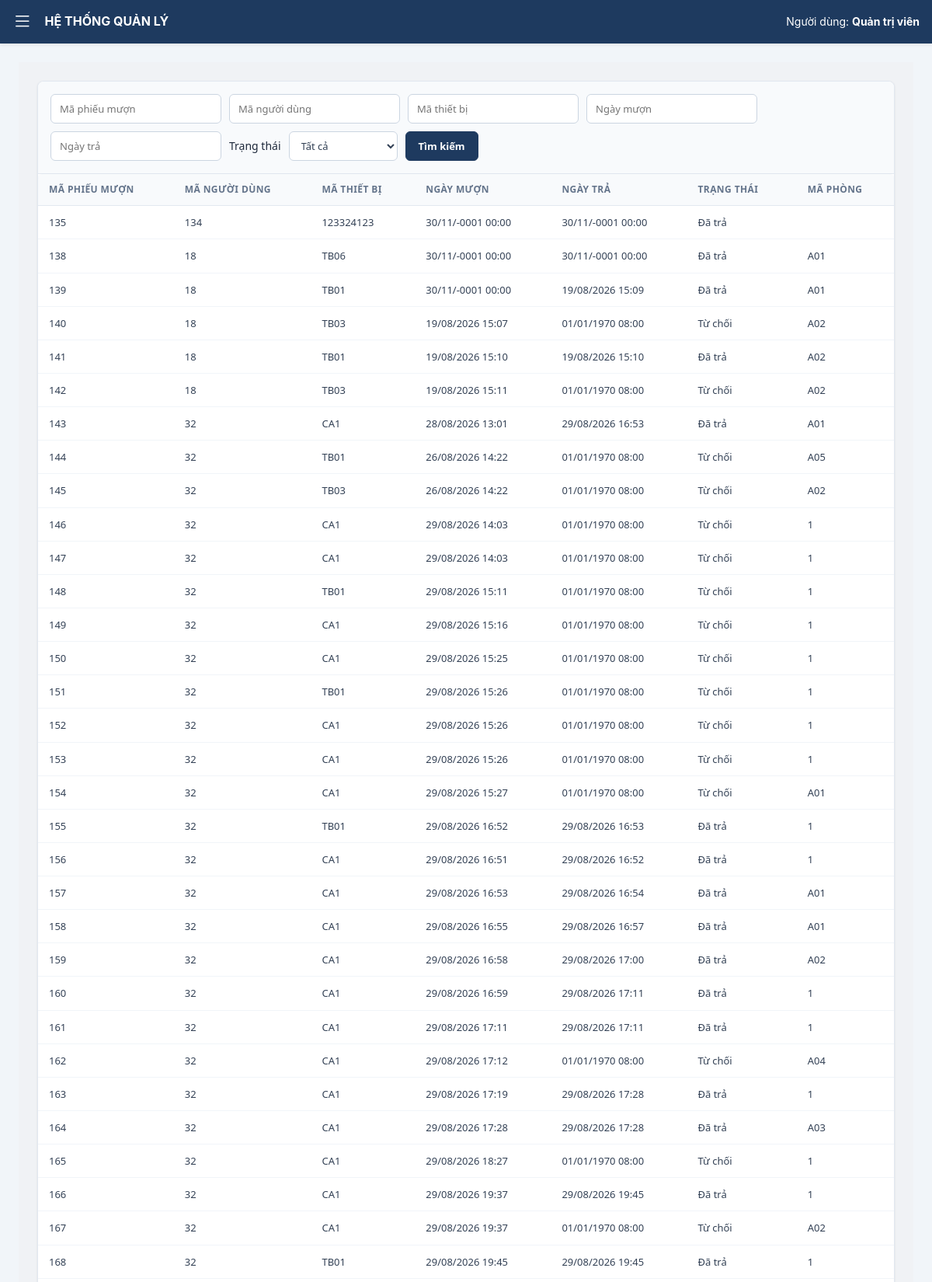
Page /admin.php?tab=lichsuduyet (signed in, upper part) on the committed database.
### tables this page shows
CREATE TABLE `phieu_muon` (
  `MaPhieuMuon` int(11) NOT NULL,
  `MaNguoiDung` int(11) NOT NULL,
  `MaThietBi` varchar(20) NOT NULL,
  `TenThietBi` varchar(200) NOT NULL,
  `MaPhong` varchar(50) NOT NULL,
  `SoLuong` int(11) NOT NULL,
  `NgayMuon` datetime NOT NULL,
  `NgayTra` datetime DEFAULT NULL,
  `TrangThai` varchar(50) NOT NULL
);

### lichsuduyet.php (the view, shortened to what this page needs)
<div class="admin-page-content">
    <div>
        <div>
            <input type="text" id="tk1" placeholder="Mã phiếu mượn">
            <input type="text" id="tk2" placeholder="Mã người dùng">
            <input type="text" id="tk3" placeholder="Mã thiết bị">
            <input type="text" id="tk4" placeholder="Ngày mượn">
            <input type="text" id="tk5" placeholder="Ngày trả">
            Trạng thái
            <select id="tk6">
                <option value="">Tất cả</option>
            </select>
            <button class="button-timkiem">Tìm kiếm</button>
        </div>
        <table>
            <thead>
                <tr>
                    <th>Mã phiếu mượn</th>
                    <th>Mã người dùng</th>
                    <th>Mã thiết bị</th>
                    <th>Ngày mượn</th>
                    <th>Ngày trả</th>
                    <th>Trạng thái</th>
                    <th>Mã phòng</th>
                </tr>
            </thead>
            <tbody id="table-content">
                <?php
                    $phieu_muon = mysqli_query($conn, "SELECT * FROM phieu_muon");
                    while ($pm = mysqli_fetch_assoc($phieu_muon)) {
                        $ngayMuon = date("d/m/Y H:i", strtotime($pm['NgayMuon']));
                        $ngayTra  = date("d/m/Y H:i", strtotime($pm['NgayTra']));
                        echo "
                            <tr id='{$pm['MaPhieuMuon']}'>
                                <td>{$pm['MaPhieuMuon']}</td>
                                <td>{$pm['MaNguoiDung']}</td>
                                <td>{$pm['MaThietBi']}</td>
                                <td>{$ngayMuon}</td>
                                <td>{$ngayTra}</td>
                                <td>{$pm['TrangThai']}</td>
                                <td>{$pm['MaPhong']}</td>
                            </tr>
                        ";
                    }
                ?>
            </tbody>
        </table>
    </div>
</div>

### admin.css (style rules this page uses)
:root { --navy: #1e3a5f; --navy-dark: #152b47; --bg: #f0f2f5; --line: #e2e8f0; --text: #334155; --muted: #64748b; --green: #15803d; --green-bg: #dcfce7; --red: #b91c1c; --red-bg: #fee2e2; --amber: #b45309; --amber-bg: #fef3c7; --slate-50: #f8fafc; --slate-100: #f1f5f9; --slate-200: #e2e8f0; --slate-300: #cbd5e1; --slate-400: #94a3b8; --slate-500: #64748b; --slate-600: #475569; --slate-700: #334155; --slate-800: #1e293b; --blue-50: #eff6ff; --blue-100: #dbeafe; --blue-500: #3b82f6; --blue-700: #1d4ed8; --green-100: #dcfce7; --green-700: #15803d; --amber-100: #fef3c7; --amber-700: #b45309; --red-100: #fee2e2; --red-700: #b91c1c; --radius: 6px; --shadow-sm: 0 1px 3px rgba(0,0,0,.07), 0 1px 2px rgba(0,0,0,.04); --bs-primary: #1e3a5f; --bs-primary-rgb: 30,58,95; }
body { background: var(--bg); font-family: 'Segoe UI', system-ui, -apple-system, sans-serif; color: var(--text); }
.admin-content input[type="text"], .admin-content input[type="number"], .admin-content input[type="date"], .admin-content select { min-height: 36px; padding: 7px 11px !important; border: 1px solid #cbd5e1 !important; border-radius: 6px !important; background: #fff !important; color: var(--text) !important; outline: none !important; font-family: inherit !important; font-size: 13px !important; box-shadow: none !important; transition: border-color .15s, box-shadow .15s; }
.admin-content table, .data-table { width: 100%; border-collapse: collapse; background: #fff; }
.admin-content table thead th, .data-table thead th { background: var(--slate-50) !important; color: var(--muted) !important; font-size: 12px !important; font-weight: 700 !important; text-transform: uppercase; letter-spacing: .4px; padding: 11px 14px !important; border-bottom: 1px solid var(--line) !important; border-top: none !important; text-align: left !important; white-space: nowrap; vertical-align: middle !important; }
.admin-content table tbody td, .data-table tbody td { padding: 11px 14px !important; font-size: 13px !important; color: var(--text) !important; border-bottom: 1px solid var(--slate-100) !important; border-top: none !important; vertical-align: middle !important; }
.button-timkiem { min-height: 36px; padding: 7px 16px !important; background: var(--navy) !important; color: #fff !important; border: 1px solid var(--navy) !important; border-radius: 6px !important; font-size: 13px !important; font-weight: 600 !important; cursor: pointer; }
.admin-page-content { min-height: calc(100vh - 52px); padding: 24px; background: #f0f2f5; font-family: 'Segoe UI', system-ui, sans-serif; color: #1e293b; }
.admin-page-content > div:not([id*="bang"]) { background: #fff; border: 1px solid #e2e8f0; border-radius: 8px; box-shadow: 0 1px 3px 0 rgb(0 0 0 / .08), 0 1px 2px -1px rgb(0 0 0 / .06); overflow: hidden; }
.admin-page-content > div:not([id*="bang"]) > div:first-child { display: flex; flex-wrap: wrap; align-items: center; gap: 10px; padding: 16px; background: #f8fafc; border-bottom: 1px solid #e2e8f0; }
.admin-page-content input:not([type="hidden"]), .admin-page-content select { height: 38px; padding: 8px 11px; border: 1px solid #cbd5e1; border-radius: 6px; background: #fff; color: #334155; font-size: 13px; outline: none; transition: border-color .15s ease, box-shadow .15s ease; }
.admin-page-content input:not([type="hidden"]) { min-width: 150px; }
.admin-page-content select { min-width: 140px; }
.admin-page-content button { height: 38px; padding: 7px 13px; border-radius: 6px; border: 1px solid transparent; font-family: inherit; font-size: 13px; font-weight: 600; cursor: pointer; transition: .15s ease; }
.admin-page-content .button-timkiem, .admin-page-content #them, .admin-page-content .button-luu, .admin-page-content .button-gui2 { background: #1e3a5f; border-color: #1e3a5f; color: #fff; }
.admin-page-content table { width: 100%; border-collapse: collapse; background: #fff; }
.admin-page-content thead { background: #f8fafc; }
.admin-page-content th { padding: 12px 14px; border-bottom: 1px solid #e2e8f0; color: #64748b; font-size: 12px; font-weight: 700; text-align: left; text-transform: uppercase; letter-spacing: .4px; white-space: nowrap; }
.admin-page-content td { padding: 11px 14px; border-bottom: 1px solid #eef2f7; color: #334155; font-size: 13px; vertical-align: middle; }

### rows in the picture
phieu_muon: MaPhieuMuon "135", MaNguoiDung "134", MaThietBi "123324123", NgayMuon "30/11/-0001 00:00", NgayTra "30/11/-0001 00:00", TrangThai "Đã trả"
phieu_muon: MaPhieuMuon "138", MaNguoiDung "18", MaThietBi "TB06", NgayMuon "30/11/-0001 00:00", NgayTra "30/11/-0001 00:00", TrangThai "Đã trả", MaPhong "A01"
phieu_muon: MaPhieuMuon "139", MaNguoiDung "18", MaThietBi "TB01", NgayMuon "30/11/-0001 00:00", NgayTra "19/08/2026 15:09", TrangThai "Đã trả", MaPhong "A01"
phieu_muon: MaPhieuMuon "140", MaNguoiDung "18", MaThietBi "TB03", NgayMuon "19/08/2026 15:07", NgayTra "01/01/1970 08:00", TrangThai "Từ chối", MaPhong "A02"
phieu_muon: MaPhieuMuon "141", MaNguoiDung "18", MaThietBi "TB01", NgayMuon "19/08/2026 15:10", NgayTra "19/08/2026 15:10", TrangThai "Đã trả", MaPhong "A02"
phieu_muon: MaPhieuMuon "142", MaNguoiDung "18", MaThietBi "TB03", NgayMuon "19/08/2026 15:11", NgayTra "01/01/1970 08:00", TrangThai "Từ chối", MaPhong "A02"
phieu_muon: MaPhieuMuon "143", MaNguoiDung "32", MaThietBi "CA1", NgayMuon "28/08/2026 13:01", NgayTra "29/08/2026 16:53", TrangThai "Đã trả", MaPhong "A01"
phieu_muon: MaPhieuMuon "144", MaNguoiDung "32", MaThietBi "TB01", NgayMuon "26/08/2026 14:22", NgayTra "01/01/1970 08:00", TrangThai "Từ chối", MaPhong "A05"
phieu_muon: MaPhieuMuon "145", MaNguoiDung "32", MaThietBi "TB03", NgayMuon "26/08/2026 14:22", NgayTra "01/01/1970 08:00", TrangThai "Từ chối", MaPhong "A02"
phieu_muon: MaPhieuMuon "146", MaNguoiDung "32", MaThietBi "CA1", NgayMuon "29/08/2026 14:03", NgayTra "01/01/1970 08:00", TrangThai "Từ chối", MaPhong "1"
phieu_muon: MaPhieuMuon "147", MaNguoiDung "32", MaThietBi "CA1", NgayMuon "29/08/2026 14:03", NgayTra "01/01/1970 08:00", TrangThai "Từ chối", MaPhong "1"
phieu_muon: MaPhieuMuon "148", MaNguoiDung "32", MaThietBi "TB01", NgayMuon "29/08/2026 15:11", NgayTra "01/01/1970 08:00", TrangThai "Từ chối", MaPhong "1"
phieu_muon: MaPhieuMuon "149", MaNguoiDung "32", MaThietBi "CA1", NgayMuon "29/08/2026 15:16", NgayTra "01/01/1970 08:00", TrangThai "Từ chối", MaPhong "1"
phieu_muon: MaPhieuMuon "150", MaNguoiDung "32", MaThietBi "CA1", NgayMuon "29/08/2026 15:25", NgayTra "01/01/1970 08:00", TrangThai "Từ chối", MaPhong "1"
phieu_muon: MaPhieuMuon "151", MaNguoiDung "32", MaThietBi "TB01", NgayMuon "29/08/2026 15:26", NgayTra "01/01/1970 08:00", TrangThai "Từ chối", MaPhong "1"
phieu_muon: MaPhieuMuon "152", MaNguoiDung "32", MaThietBi "CA1", NgayMuon "29/08/2026 15:26", NgayTra "01/01/1970 08:00", TrangThai "Từ chối", MaPhong "1"
phieu_muon: MaPhieuMuon "153", MaNguoiDung "32", MaThietBi "CA1", NgayMuon "29/08/2026 15:26", NgayTra "01/01/1970 08:00", TrangThai "Từ chối", MaPhong "1"
phieu_muon: MaPhieuMuon "154", MaNguoiDung "32", MaThietBi "CA1", NgayMuon "29/08/2026 15:27", NgayTra "01/01/1970 08:00", TrangThai "Từ chối", MaPhong "A01"
phieu_muon: MaPhieuMuon "155", MaNguoiDung "32", MaThietBi "TB01", NgayMuon "29/08/2026 16:52", NgayTra "29/08/2026 16:53", TrangThai "Đã trả", MaPhong "1"
phieu_muon: MaPhieuMuon "156", MaNguoiDung "32", MaThietBi "CA1", NgayMuon "29/08/2026 16:51", NgayTra "29/08/2026 16:52", TrangThai "Đã trả", MaPhong "1"
phieu_muon: MaPhieuMuon "157", MaNguoiDung "32", MaThietBi "CA1", NgayMuon "29/08/2026 16:53", NgayTra "29/08/2026 16:54", TrangThai "Đã trả", MaPhong "A01"
phieu_muon: MaPhieuMuon "158", MaNguoiDung "32", MaThietBi "CA1", NgayMuon "29/08/2026 16:55", NgayTra "29/08/2026 16:57", TrangThai "Đã trả", MaPhong "A01"
phieu_muon: MaPhieuMuon "159", MaNguoiDung "32", MaThietBi "CA1", NgayMuon "29/08/2026 16:58", NgayTra "29/08/2026 17:00", TrangThai "Đã trả", MaPhong "A02"
phieu_muon: MaPhieuMuon "160", MaNguoiDung "32", MaThietBi "CA1", NgayMuon "29/08/2026 16:59", NgayTra "29/08/2026 17:11", TrangThai "Đã trả", MaPhong "1"
phieu_muon: MaPhieuMuon "161", MaNguoiDung "32", MaThietBi "CA1", NgayMuon "29/08/2026 17:11", NgayTra "29/08/2026 17:11", TrangThai "Đã trả", MaPhong "1"
phieu_muon: MaPhieuMuon "162", MaNguoiDung "32", MaThietBi "CA1", NgayMuon "29/08/2026 17:12", NgayTra "01/01/1970 08:00", TrangThai "Từ chối", MaPhong "A04"
phieu_muon: MaPhieuMuon "163", MaNguoiDung "32", MaThietBi "CA1", NgayMuon "29/08/2026 17:19", NgayTra "29/08/2026 17:28", TrangThai "Đã trả", MaPhong "1"
phieu_muon: MaPhieuMuon "164", MaNguoiDung "32", MaThietBi "CA1", NgayMuon "29/08/2026 17:28", NgayTra "29/08/2026 17:28", TrangThai "Đã trả", MaPhong "A03"
phieu_muon: MaPhieuMuon "165", MaNguoiDung "32", MaThietBi "CA1", NgayMuon "29/08/2026 18:27", NgayTra "01/01/1970 08:00", TrangThai "Từ chối", MaPhong "1"
phieu_muon: MaPhieuMuon "166", MaNguoiDung "32", MaThietBi "CA1", NgayMuon "29/08/2026 19:37", NgayTra "29/08/2026 19:45", TrangThai "Đã trả", MaPhong "1"
phieu_muon: MaPhieuMuon "167", MaNguoiDung "32", MaThietBi "CA1", NgayMuon "29/08/2026 19:37", NgayTra "01/01/1970 08:00", TrangThai "Từ chối", MaPhong "A02"
phieu_muon: MaPhieuMuon "168", MaNguoiDung "32", MaThietBi "TB01", NgayMuon "29/08/2026 19:45", NgayTra "29/08/2026 19:45", TrangThai "Đã trả", MaPhong "1"
